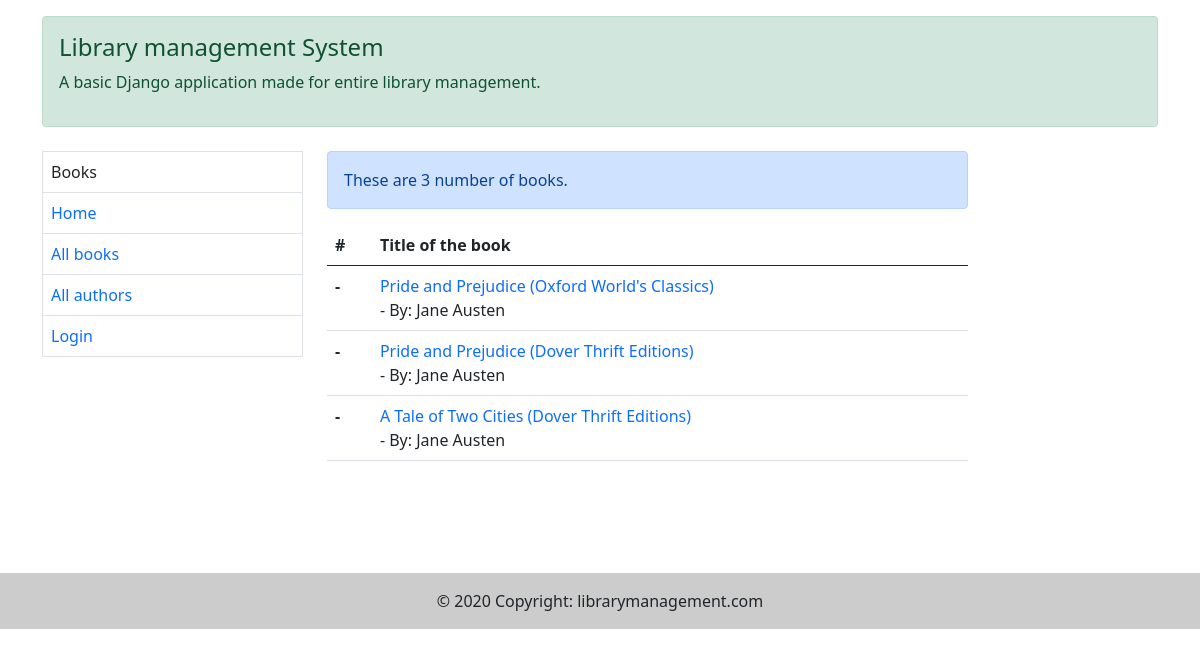
/catalog/books/, run on the app's committed database.
### catalog/models.py (models this page shows, shortened)
class Book(models.Model):
    title = models.CharField(max_length=300, help_text="Enter book title")
    author = models.ForeignKey('Author', on_delete=models.SET_NULL, null=True)
    summary = models.TextField(max_length=1000, help_text="Enter brief summary of the book")
    isbn = models.CharField('ISBN', max_length=13, unique=True, help_text="13 Character <a href='https://www.isbn-international.org/content/what-isbn'>ISBN number</a>")
    genre = models.ManyToManyField(Genre, help_text="Select a genre for this book")
    language = models.ForeignKey("Language", on_delete=models.SET_NULL, null=True)
    def get_absolute_url(self):
        return reverse('book-detail', args=[str(self.id)])
    def display_genre(self):
        """Create a string for genre as Admin cannot support ManyToMany in 'list_display'"""
        return ', '.join(genre.name for genre in self.genre.all()[:3])
    display_genre.short_description = 'Genre'

class Author(models.Model):
    first_name = models.CharField(max_length=100)
    last_name = models.CharField(max_length=100)
    date_of_birth = models.DateField(null=True, blank=True)
    date_of_death = models.DateField('Date of death', null=True, blank=True)
    class Meta:
        ordering = ['last_name', 'first_name']
    def __str__(self):
        return f"{self.last_name} {self.first_name}"

### catalog/views.py (the view)
# urls.py: path('books/', BookListView.as_view(), name="books"),
class BookListView(generic.ListView):
    model = Book
    template_name = "catalog/all_books.html"
    context_object_name = "book_instance"
    paginate_by = 4
    def get_queryset(self):
        return Book.objects.all()
    def get_context_data(self, **kwargs):
        context = super(BookListView, self).get_context_data(**kwargs)
        context['total_books_demo'] = Book.objects.all().count()
        return context

### templates/catalog/all_books.html (shortened to what this page needs)
{% extends 'catalog/base.html' %}
{% load static %}
{% block body %}
    <div class="alert alert-primary" role="alert">
        These are {{ total_books_demo }} number of books.
    </div>
    <table class="table">
        <thead>
        <tr>
            <th scope="col">#</th>
            <th scope="col">Title of the book</th>
        </tr>
        </thead>
        <tbody>
        {% for book in book_instance %}
            <tr>
                <th scope="row">-</th>
                <td><a href="{{ book.get_absolute_url }}">{{ book.title }}</a><br> - By: {{ book.author }}
                </td>
            </tr>
        {% endfor %}
        </tbody>
    </table>
    <br><br><br><br>
{% endblock %}

### data on the page
Book: title "Pride and Prejudice (Oxford World's Classics)", author "Jane Austen"
Book: title "Pride and Prejudice (Dover Thrift Editions)", author "Jane Austen"
Book: title "A Tale of Two Cities (Dover Thrift Editions)", author "Jane Austen"

### other printed values
{{ total_books_demo }} "3"
